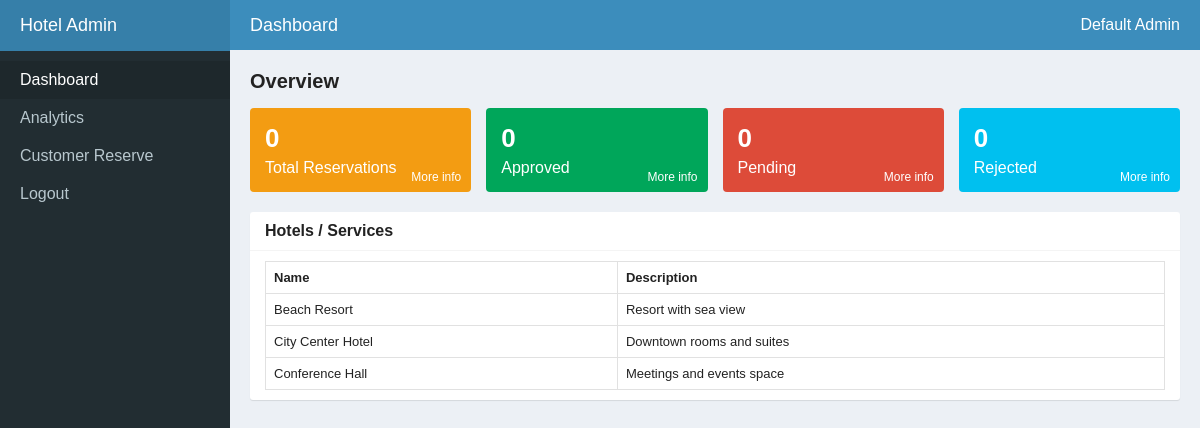
/admin/index.php (signed in), run on the app's committed database.
### tables this page shows
CREATE TABLE hotels (
    id INT AUTO_INCREMENT PRIMARY KEY,
    name VARCHAR(150) NOT NULL,
    description TEXT,
    created_at TIMESTAMP DEFAULT CURRENT_TIMESTAMP
);

### config/helpers.php (called while the page is built, shortened)
<?php
function current_user(): ?array
{
    return $_SESSION['user'] ?? null;
}
function safe_output(string $value): string
{
    return htmlspecialchars($value, ENT_QUOTES, 'UTF-8');
}

### admin/index.php (the view, shortened to what this page needs)
<?php
require_once __DIR__ . '/../config/bootstrap.php';
$totalReservations = (int)$pdo->query("SELECT COUNT(*) FROM reservations")->fetchColumn();
$pendingReservations = (int)$pdo->query("SELECT COUNT(*) FROM reservations r JOIN reservation_status s ON r.status_id = s.id WHERE s.name = 'pending'")->fetchColumn();
$approvedReservations = (int)$pdo->query("SELECT COUNT(*) FROM reservations r JOIN reservation_status s ON r.status_id = s.id WHERE s.name = 'approved'")->fetchColumn();
$rejectedReservations = (int)$pdo->query("SELECT COUNT(*) FROM reservations r JOIN reservation_status s ON r.status_id = s.id WHERE s.name = 'rejected'")->fetchColumn();
$stmt = $pdo->query("SELECT * FROM hotels ORDER BY name LIMIT 5");
$hotels = $stmt->fetchAll();
?>
<!doctype html>
<html>
<head>
    <link rel="stylesheet" href="<?php echo BASE_PATH; ?>/assets/css/style.css">
</head>
<body>
<div class="layout">
    <aside class="sidebar">
        <div class="sidebar-header">Hotel Admin</div>
        <ul class="sidebar-menu">
            <li><a href="<?php echo BASE_PATH; ?>/admin/index.php" class="active">Dashboard</a></li>
            <li><a href="<?php echo BASE_PATH; ?>/admin/analytics.php">Analytics</a></li>
            <li><a href="<?php echo BASE_PATH; ?>/admin/reservations.php">Customer Reserve</a></li>
            <li><a href="<?php echo BASE_PATH; ?>/auth/logout.php" class="logout-link">Logout</a></li>
        </ul>
    </aside>
    <div class="main">
        <div class="topbar">
            <div class="topbar-title">Dashboard</div>
            <div class="topbar-user">
                <?php $user = current_user(); echo safe_output($user['name'] ?? ''); ?>
            </div>
        </div>
        <div class="content">
            <div class="content-header">Overview</div>
            <div class="cards">
                <div class="card orange">
                    <div class="number"><?php echo $totalReservations; ?></div>
                    <div class="label">Total Reservations</div>
                    <div class="more">More info</div>
                </div>
                <div class="card green">
                    <div class="number"><?php echo $approvedReservations; ?></div>
                    <div class="label">Approved</div>
                    <div class="more">More info</div>
                </div>
                <div class="card red">
                    <div class="number"><?php echo $pendingReservations; ?></div>
                    <div class="label">Pending</div>
                    <div class="more">More info</div>
                </div>
                <div class="card blue">
                    <div class="number"><?php echo $rejectedReservations; ?></div>
                    <div class="label">Rejected</div>
                    <div class="more">More info</div>
                </div>
            </div>
            <div class="box">
                <div class="box-header">Hotels / Services</div>
                <div class="box-body">
                    <table>
                        <tr><th>Name</th><th>Description</th></tr>
                        <?php foreach ($hotels as $hotel): ?>
                            <tr>
                                <td><?php echo safe_output($hotel['name']); ?></td>
                                <td><?php echo safe_output($hotel['description']); ?></td>
                            </tr>
                        <?php endforeach; ?>
                    </table>
                </div>
            </div>
        </div>
    </div>
</div>
</body>
</html>

### assets/css/style.css (style rules this page uses)
* { box-sizing: border-box; }
body { font-family: Arial, sans-serif; margin: 0; background: #ecf0f5; color: #222; }
a { color: #3c8dbc; text-decoration: none; }
.layout { display: flex; min-height: 100vh; }
.sidebar { width: 230px; background: #222d32; color: #b8c7ce; }
.sidebar-header { padding: 15px 20px; font-size: 18px; color: #fff; background: #367fa9; }
.sidebar-menu { list-style: none; margin: 0; padding: 10px 0; }
.sidebar-menu li a { display: block; padding: 10px 20px; color: #b8c7ce; }
.sidebar-menu li a:hover, .sidebar-menu li a.active { background: #1e282c; color: #fff; }
.main { flex: 1; display: flex; flex-direction: column; }
.topbar { height: 50px; background: #3c8dbc; color: #fff; display: flex; align-items: center; justify-content: space-between; padding: 0 20px; }
.topbar-title { font-size: 18px; }
.content { padding: 20px; }
.content-header { margin-bottom: 15px; font-size: 20px; font-weight: bold; }
.cards { display: flex; flex-wrap: wrap; gap: 15px; margin-bottom: 20px; }
.card { flex: 1; min-width: 180px; color: #fff; padding: 15px; border-radius: 4px; position: relative; }
.card .number { font-size: 26px; font-weight: bold; }
.card .label { margin-top: 5px; }
.card .more { position: absolute; right: 10px; bottom: 8px; font-size: 12px; }
.card.orange { background: #f39c12; }
.card.green { background: #00a65a; }
.card.red { background: #dd4b39; }
.card.blue { background: #00c0ef; }
.box { background: #fff; border-radius: 3px; box-shadow: 0 1px 1px rgba(0,0,0,0.1); margin-bottom: 20px; }
.box-header { padding: 10px 15px; border-bottom: 1px solid #f4f4f4; font-weight: bold; }
.box-body { padding: 10px 15px; }
table { width: 100%; border-collapse: collapse; }
th, td { padding: 8px; border: 1px solid #e1e1e1; text-align: left; font-size: 13px; }

### data on the page
hotels: name "Beach Resort", description "Resort with sea view"
hotels: name "City Center Hotel", description "Downtown rooms and suites"
hotels: name "Conference Hall", description "Meetings and events space"

### other printed values
safe_output($user['name'] ?? '') "Default Admin"
$totalReservations "0"
$approvedReservations "0"
$pendingReservations "0"
$rejectedReservations "0"
